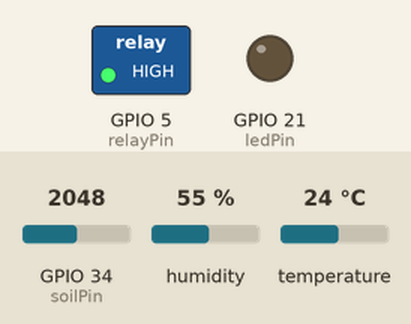
This sketch was run on a simulated ESP32. Shown: switched loads named in the sketch (green lamp = pin HIGH), output pins drawn as LEDs (lit = HIGH). The inputs (shaded band) are chosen by the test bench; at power-on: GPIO 34 (soilPin) = 2048, humidity 55 %, temperature 24 °C. WiFi joins after 1.5 s; servers stay silent unless stated; random numbers use the default seed unless the sketch sets one; no MQTT or app messages arrive unless stated; what the sketch prints to the serial monitor is not drawn.

Above: at 2.7 s.
2.8 s: GPIO 34 (soilPin) set to 2202
At 6.1 s:
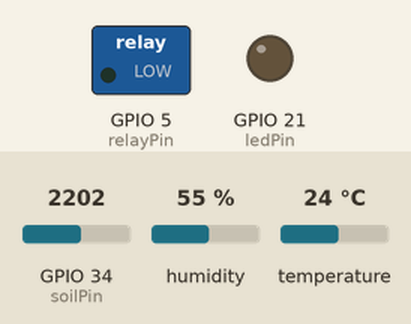
11.6 s: GPIO 34 (soilPin) set to 2047
At 15.08 s:
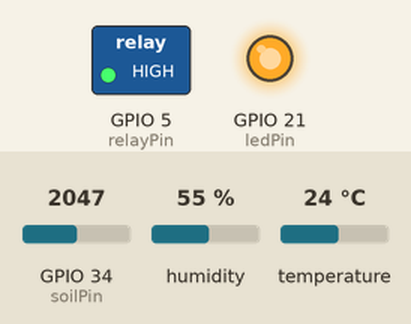
21.6 s: GPIO 34 (soilPin) set to 2866
At 25.08 s:
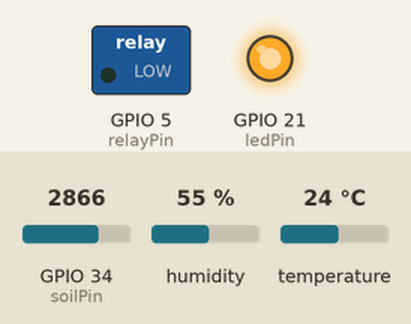
31.6 s: GPIO 34 (soilPin) set to 1228
At 36.1 s:
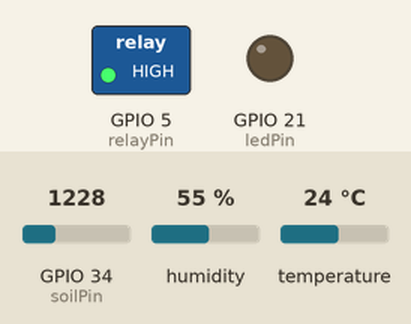
Timing chart, 0 to 41.6 s (numbered marks = the images above; inputs shaded):
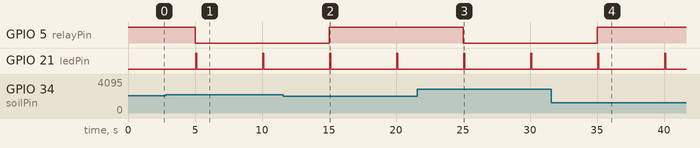

Measured:
- the behaviour switches between 2145 and 2146 on GPIO 34 (soilPin) (found by bisection; images 0 and 1)
- after the input at 2.8 s, GPIO 5 (relayPin): HIGH → LOW after 2.2 s
- after the input at 11.6 s, GPIO 5 (relayPin): LOW → HIGH after 3.4 s
- after the input at 21.6 s, GPIO 5 (relayPin): HIGH → LOW after 3.4 s
- after the input at 31.6 s, GPIO 5 (relayPin): LOW → HIGH after 3.4 s
- by itself, GPIO 21 (ledPin): alternates HIGH for 0.10 s and LOW for 4.9 s

The sketch:

Level_3_Telemetry.ino
```cpp
// ====================================================================
// PROGRAM TITLE: FarmGuard-AIoT: Level 3 - IoT Connectivity & Telemetry
// PURPOSE: Establishes Wi-Fi networking and MQTT cloud data pipelines.
// DESCRIPTION: This firmware upgrades the local irrigation system into an
//              active IoT edge node. It connects to an external local network,
//              maintains an active link with a public cloud MQTT broker,
//              packages environmental telemetry into standard JSON strings,
//              and publishes live updates on an active 5-second interval.
// ====================================================================

// --- External Network & Hardware Libraries ---
#include <WiFi.h>          // Core ESP32 networking library enabling 802.11 Wi-Fi station connectivity.
#include <PubSubClient.h>  // MQTT abstraction client library enabling publish/subscribe cloud messaging patterns.
#include "DHT.h"           // Native driver suite providing mathematical extraction layers for the DHT11 sensor.

// --------------------------------------------------------------------
// NETWORK & CLOUD MQTT BROKER CONFIGURATION
// --------------------------------------------------------------------
// Provide local local area network routing credentials for standard station registration.
const char* ssid = "Molleene";         // Input variable storing target 2.4GHz network service identifier.
const char* password = "19molleene58"; // Input variable storing security keys for local area network access.

// Cloud communication gateway references. Using HiveMQ's public testing sandbox infrastructure.
const char* mqtt_server = "broker.hivemq.com"; // Dynamic Domain Name System (DNS) string target for the cloud broker.
const int mqtt_port = 1883;                    // Standard TCP port allocated globally for unencrypted MQTT routing traffic.

// Unique topic namespace layout to segregate messages across public brokers.
// Structure mirrors standard RESTful pathways: root/project_node/telemetry_payload.
const char* telemetry_topic = "farmguard/jkuat_node_01/telemetry";

// --------------------------------------------------------------------
// INSTANTIATED INFRASTRUCTURE CLIENT CONSTRUCTORS
// --------------------------------------------------------------------
WiFiClient espClient;           // Allocates TCP internal networking stack handlers within ESP32 execution layers.
PubSubClient client(espClient); // Links the MQTT operational layer directly to the physical underlying network socket.

// --------------------------------------------------------------------
// HARDWARE PERIPHERAL PIN ALLOCATIONS
// --------------------------------------------------------------------
const int ledPin = 21;       // Pin 21 controls physical hardware data line driving the visual status indicator LED.
const int dhtPin = 4;        // Pin 4 implements single-wire time-critical serial protocols linked to the DHT11.
const int soilPin = 34;      // Pin 34 processes incoming analog metrics through the ESP32's built-in 12-bit ADC interface.
const int relayPin = 5;      // Pin 5 handles manual or automatic physical trigger gates on the irrigation water pump.

// --------------------------------------------------------------------
// TELEMETRY CALIBRATION & MANAGEMENT VARIABLES
// --------------------------------------------------------------------
#define DHTTYPE DHT11        // Setup parameter declaring physical model version limits of the DHT architecture.
DHT dht(dhtPin, DHTTYPE);    // Direct definition binding pin configurations into the driver object model instance.

const int AirValue = 2654;   // Fixed ADC calibration maximum corresponding to bone-dry structural soil conditions.
const int WaterValue = 1200; // Fixed ADC calibration minimum corresponding to completely saturated soil profiles.
const int MOISTURE_THRESHOLD = 35; // Logic parameter: If calculated moisture falls below 35%, mechanical loops engage.

// --------------------------------------------------------------------
// MILLIS MULTI-TASKING TIMING MATRIX
// --------------------------------------------------------------------
unsigned long previousMillisSensors = 0; // Tracks the absolute system uptime millisecond telemetry was last gathered.
const long sensorInterval = 5000;       // Interval parameter scaled up to 5000ms to comply with cloud ingestion traffic limits.

// --------------------------------------------------------------------
// SYSTEM OPERATION STRINGS
// --------------------------------------------------------------------
String pumpState = "OFF";    // Global data buffer storing string tracking elements representing immediate physical relay status.

// ====================================================================
// SETUP FUNCTION: RUNS ONCE ON POWER DELIVERY / BOOT SEQUENCE
// ====================================================================
void setup() {
  // Initialize communication registers for physical hardware interface logging at 115200 bps.
  Serial.begin(115200);

  // Designate directions for input pins and output transistors.
  pinMode(ledPin, OUTPUT);
  pinMode(relayPin, OUTPUT);

  // Power up protection: High electrical state stops active LOW module switches from pulsing out water at boot.
  digitalWrite(relayPin, HIGH);

  // Enable baseline clock line initialization cycles inside digital sensor data arrays.
  dht.begin();

  // Inform the MQTT driver abstraction layer where to point messaging payloads across network grids.
  client.setServer(mqtt_server, mqtt_port);

  // Task execution call: Boots routing operations to cross active local network infrastructure.
  setup_wifi();
}

// ====================================================================
// FUNCTION: ESTABLISH STATION-MODE LOCAL ROUTER LINKAGE
// ====================================================================
void setup_wifi() {
  delay(10); // Short internal hardware settlement period before issuing RF radio triggers.
  Serial.println();
  Serial.print("Connecting to WiFi: ");
  Serial.println(ssid);

  // Trigger base level connection sequence using provided network authentication variables.
  WiFi.begin(ssid, password);

  // Blocking validation state engine: Halts primary setup loops until local handshake phases close out.
  while (WiFi.status() != WL_CONNECTED) {
    delay(500); // Wait 500ms between validation checks to avoid flooding standard access points.
    Serial.print(".");
  }

  // Network path closed: Print dynamic local addresses to verify physical connection parameters.
  Serial.println("");
  Serial.println("WiFi connected!");
  Serial.print("IP address: ");
  Serial.println(WiFi.localIP());
}

// ====================================================================
// FUNCTION: BLOCKING RETRY SUBSYSTEM MAINTAINING CLOUD MQTT RELATIONS
// ====================================================================
void reconnect() {
  // Check loop constraints: Retries connection until the handshake resolves into a clean validation state.
  while (!client.connected()) {
    Serial.print("Attempting MQTT connection...");

    // Create an ephemeral identification string. Public brokers disconnect overlapping client signatures immediately.
    // Using a random hex suffix prevents this local processor from bumping duplicate nodes offline.
    String clientId = "FarmGuardNode-";
    clientId += String(random(0xffff), HEX);

    // Attempt standard authentication connection procedures using the clean dynamic tracking identifier.
    if (client.connect(clientId.c_str())) {
      Serial.println("Connected to HiveMQ Broker!");
    } else {
      // Diagnostic branch: Extract structural client states to decipher network failures (e.g., -2 = No network link).
      Serial.print("failed, rc=");
      Serial.print(client.state());
      Serial.println(" trying again in 5 seconds");

      // Delay framework pacing retry frequencies to prevent denial-of-service flags on open gateways.
      delay(5000);
    }
  }
}

// ====================================================================
// MAIN APPLICATION LOOP: RUNS REPETITIVELY WITHOUT INTERRUPTION
// ====================================================================
void loop() {
  // Structural Guardrail: Check active connection states before issuing any transactional payloads.
  if (!client.connected()) {
    reconnect(); // Force immediate path recovery loops if link states fall over during execution.
  }

  // Internal MQTT engine tick handler: Reviews active network buffers for incoming subscribe messages
  // and dispatches outbound keep-alive pings to prevent the broker from dropping the line.
  client.loop();

  // Capture current uptime runtime of the microcontroller in milliseconds.
  unsigned long currentMillis = millis();

  // ------------------------------------------------------------------
  // TASK: TELEMETRY EXTRACTION, LOCAL PROCESSING, & CLOUD INGESTION
  // ------------------------------------------------------------------
  // Asynchronous evaluation verifying if execution has scaled past the 5-second cloud transmission window.
  if (currentMillis - previousMillisSensors >= sensorInterval) {
    previousMillisSensors = currentMillis; // Re-align reference line to track the next interval target.

    // 1. Physical Extraction: Digital and Analog Sensor Layer Reads
    float humidity = dht.readHumidity();      // Pull calculated relative atmospheric humidity values.
    float temperature = dht.readTemperature(); // Pull calculated atmospheric Celsius temperature profiles.
    int rawSoilValue = analogRead(soilPin);   // Check direct hardware ADC counts passing from the root zone.

    // 2. Data Standardizing: Percentage Curve Mapping & Clamping
    // Normalize raw physical data arrays across a standardized, human-readable 0% - 100% scale.
    int soilMoisturePercent = map(rawSoilValue, AirValue, WaterValue, 0, 100);
    soilMoisturePercent = constrain(soilMoisturePercent, 0, 100); // Protect database boundaries from extreme spikes.

    // 3. Automation Layer: Closed-Loop Threshold Evaluation
    if (soilMoisturePercent < MOISTURE_THRESHOLD) {
      digitalWrite(relayPin, LOW); // Pull Active LOW circuit line down to close magnetic coil coils (Pump ON).
      pumpState = "ON";            // Update internal state variable to generate clean reporting logs.
    } else {
      digitalWrite(relayPin, HIGH); // Drive logic line up to break system circuit flows (Pump OFF).
      pumpState = "OFF";            // Update internal state variable to generate clean reporting logs.
    }

    // 4. Serialization Matrix: Structural JSON String Compilation
    // Concatenate character data and integer primitives into a standard JSON payload format string.
    // Explicit escape sequencing (\") formats clean quotation metrics compliant with cloud databases.
    String payload = "{";
    payload += "\"device_id\":\"FG-AIOT-NODE-01\",";
    payload += "\"temperature_c\":" + String(temperature) + ",";
    payload += "\"humidity_percent\":" + String(humidity) + ",";
    payload += "\"soil_moisture_percent\":" + String(soilMoisturePercent) + ",";
    payload += "\"pump_status\":\"" + pumpState + "\",";
    payload += "\"firmware_version\":\"1.0.0\"";
    payload += "}";

    // 5. Cloud Transmission: Outbound Network Ingestion
    Serial.print("Publishing to topic: ");
    Serial.println(telemetry_topic);
    Serial.println(payload); // Copy structured output string directly out through local diagnostic terminals.

    // Transmit character array conversion directly into the established network socket pipe.
    client.publish(telemetry_topic, payload.c_str());

    // Visual Heartbeat Diagnostic: Flash indicator LED line briefly to verify successful cloud packet transmissions.
    digitalWrite(ledPin, HIGH); // Illuminate indicating network packet transaction processed.
    delay(100);                 // Short inline execution delay to make the flash human-visible.
    digitalWrite(ledPin, LOW);  // Extinguish indicator line to return back to quiet processing loops.
  }
}
```
